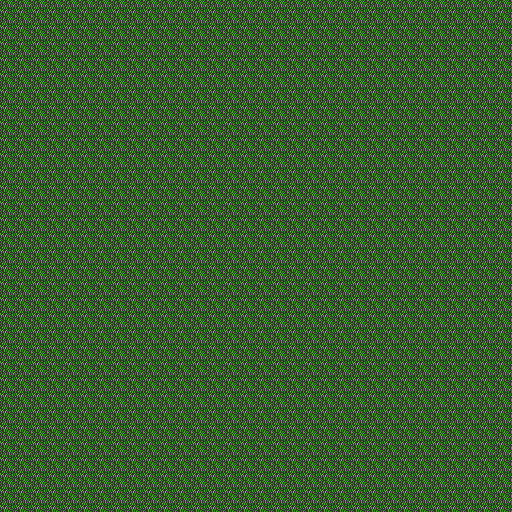

Rendered tile map (Tiled .tmx) drawn with the repository's tilesets; below, a short description and the map source with its tile grids summarised:
An orthogonal 32x32 tile map with 16x16 px tiles, 1 tile layer (Tile Layer 1).

<map version="1.0" orientation="orthogonal" width="32" height="32" tilewidth="16" tileheight="16">
 <tileset firstgid="1" name="BaronTown" tilewidth="16" tileheight="16">
  <image source="BaronTown.png" width="512" height="512" />
 </tileset>
 <layer name="Tile Layer 1" width="32" height="32">
  <data>[1024 cells, 1024 non-empty, 16 distinct tile ids]</data>
 </layer>
</map>
